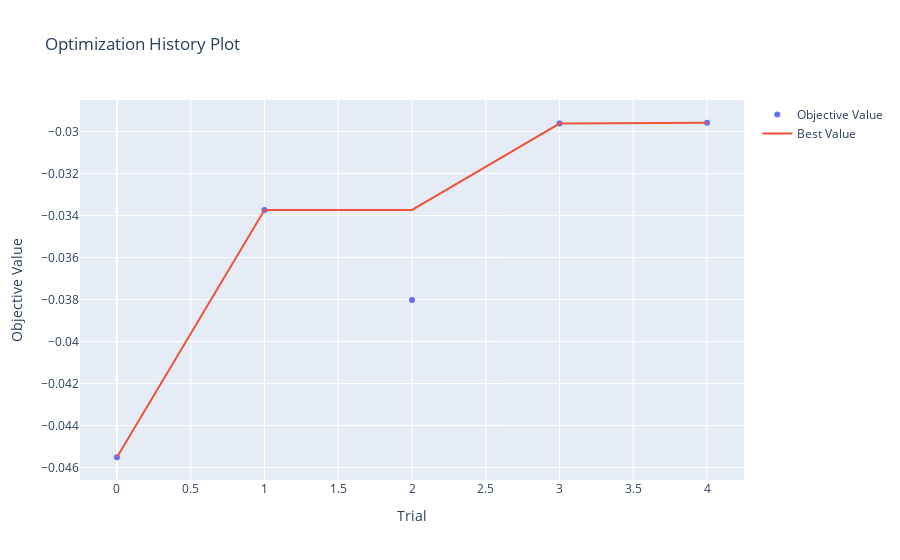
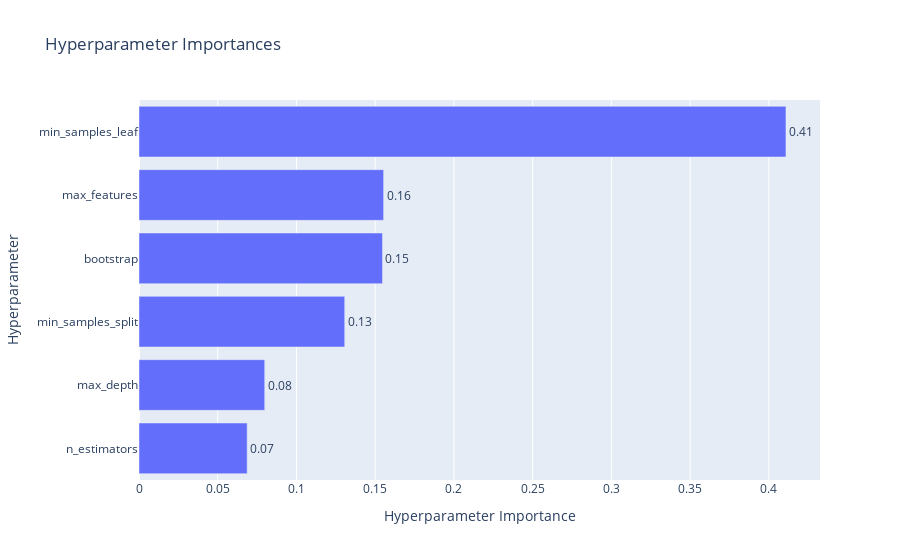
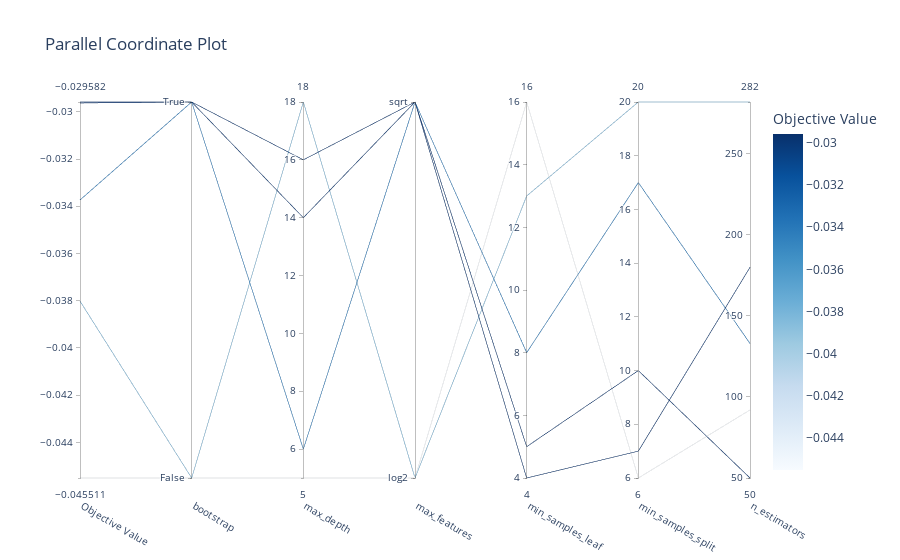

The notebook cell saved with these charts, in order:
### Markdown cell above
### Optuna Visualisierungen: Optimierungsverlauf und Hyperparameter-Importanz

### Code cell
import optuna.visualization as vis

# Verlauf der Optimierung (Zielwert pro Trial)
fig1 = vis.plot_optimization_history(study)
fig1.show()

# Wichtigkeit der Hyperparameter
fig2 = vis.plot_param_importances(study)
fig2.show()


fig4 = vis.plot_parallel_coordinate(study)
fig4.show()

### Figure 1 — Plotly figure (JSON) as saved in the notebook; plotly's stock layout.template omitted (floating-point values rounded to 4 significant figures)
{"data": [{"mode": "markers", "name": "Objective Value", "type": "scatter", "x": [0, 1, 2, 3, 4], "y": [-0.04551, -0.03373, -0.03802, -0.02962, -0.02958]}, {"mode": "lines", "name": "Best Value", "type": "scatter", "x": [0, 1, 2, 3, 4], "y": [-0.04551, -0.03373, -0.03373, -0.02962, -0.02958]}, {"marker": {"color": "#cccccc"}, "mode": "markers", "name": "Infeasible Trial", "showlegend": false, "type": "scatter", "x": [], "y": []}], "layout": {"title": {"text": "Optimization History Plot"}, "xaxis": {"title": {"text": "Trial"}}, "yaxis": {"title": {"text": "Objective Value"}}}}

### Figure 2 — Plotly figure (JSON) as saved in the notebook; plotly's stock layout.template omitted (floating-point values rounded to 4 significant figures)
{"data": [{"cliponaxis": false, "hovertemplate": ["n_estimators (IntDistribution): 0.06869919617407058<extra></extra>", "max_depth (IntDistribution): 0.07984088186636126<extra></extra>", "min_samples_split (IntDistribution): 0.13064324096826224<extra></extra>", "bootstrap (CategoricalDistribution): 0.15462723203371553<extra></extra>", "max_features (CategoricalDistribution): 0.15534323151987356<extra></extra>", "min_samples_leaf (IntDistribution): 0.41084621743771677<extra></extra>"], "name": "Objective Value", "orientation": "h", "text": ["0.07", "0.08", "0.13", "0.15", "0.16", "0.41"], "textposition": "outside", "type": "bar", "x": [0.0687, 0.07984, 0.1306, 0.1546, 0.1553, 0.4108], "y": ["n_estimators", "max_depth", "min_samples_split", "bootstrap", "max_features", "min_samples_leaf"]}], "layout": {"title": {"text": "Hyperparameter Importances"}, "xaxis": {"title": {"text": "Hyperparameter Importance"}}, "yaxis": {"title": {"text": "Hyperparameter"}}}}

### Figure 3 — Plotly figure (JSON) as saved in the notebook; plotly's stock layout.template omitted (floating-point values rounded to 4 significant figures)
{"data": [{"dimensions": [{"label": "Objective Value", "range": [-0.04551, -0.02958], "values": [-0.04551, -0.03373, -0.03802, -0.02962, -0.02958]}, {"label": "bootstrap", "range": [0, 1], "ticktext": ["False", "True"], "tickvals": [0, 1], "values": [0, 1, 0, 1, 1]}, {"label": "max_depth", "range": [5, 18], "values": [5, 6, 18, 14, 16]}, {"label": "max_features", "range": [0, 1], "ticktext": ["log2", "sqrt"], "tickvals": [0, 1], "values": [0, 1, 0, 1, 1]}, {"label": "min_samples_leaf", "range": [4, 16], "values": [16, 8, 13, 5, 4]}, {"label": "min_samples_split", "range": [6, 20], "values": [6, 17, 20, 10, 7]}, {"label": "n_estimators", "range": [50, 282], "values": [92, 133, 282, 50, 180]}], "labelangle": 30, "labelside": "bottom", "line": {"color": [-0.04551, -0.03373, -0.03802, -0.02962, -0.02958], "colorbar": {"title": {"text": "Objective Value"}}, "colorscale": [[0, "rgb(247,251,255)"], [0.125, "rgb(222,235,247)"], [0.25, "rgb(198,219,239)"], [0.375, "rgb(158,202,225)"], [0.5, "rgb(107,174,214)"], [0.625, "rgb(66,146,198)"], [0.75, "rgb(33,113,181)"], [0.875, "rgb(8,81,156)"], [1, "rgb(8,48,107)"]], "reversescale": false, "showscale": true}, "type": "parcoords"}], "layout": {"title": {"text": "Parallel Coordinate Plot"}}}
